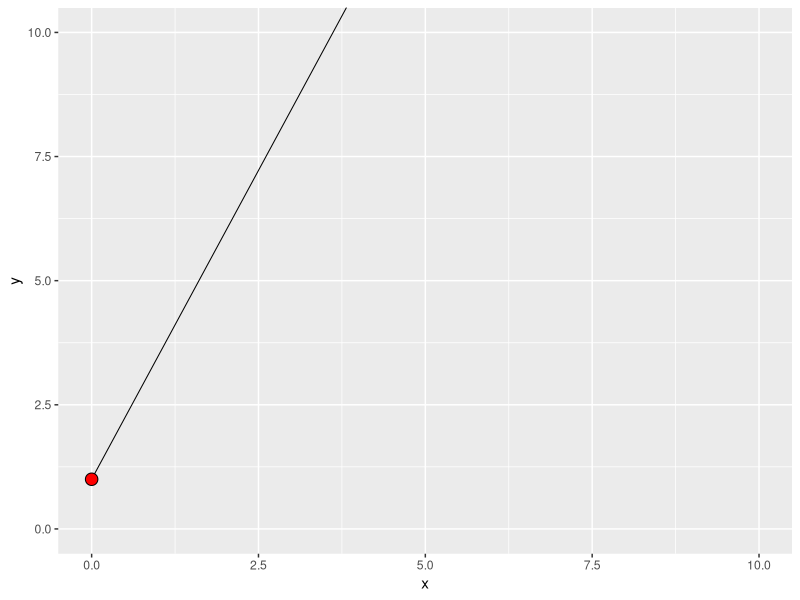

Generate this figure with R:
# |------------------------------------------------------------------------|
# | Project: Batlight Plot                                                 |
# | Script:   main script, based on Andrew's work                          |
# | Authors:  Davit Sargsyan                                               |   
# | Created:  08/04/2018                                                   |
# | Modified:                                                              |
# |------------------------------------------------------------------------|
# Sources:
# https://github.com/tidyverse/ggplot2/wiki/Creating-a-new-geom
# https://deepsense.ai/how-to-create-a-new-geom-for-ggplot2/
# https://github.com/tidyverse/ggplot2/blob/master/vignettes/extending-ggplot2.Rmd
# Best reference
# https://stackoverflow.com/questions/36156387/how-to-make-a-custom-ggplot2-geom-with-multiple-geometries

# Load dependencies----
require(ggplot2)
require(data.table)
require(ggforce)

require(proto)
require(grid)

GeomBatlight <- ggproto("GeomBatlight", 
                        Geom,
                        required_aes = c("x",
                                         "y",
                                         "x1",
                                         "y1"),
                        setup_data = function(self, 
                                              data, 
                                              params) {
                          data <- ggproto_parent(Geom, self)$setup_data(data, params)
                          print(data)
                          data
                        },
                        default_aes = aes(shape = 21,
                                          colour = "black",
                                          fill = "red"),
                        
                        draw_group = function(data,
                                              panel_params,
                                              coord) {
                          print(panel_params)
                          print(coord)
                          coords <- coord$transform(data, 
                                                    panel_params)
                          
                          obj1 <- grid::segmentsGrob(x0 = coords$x,
                                                     y0 = coords$y,
                                                     x1 = coords$x1,
                                                     y1 = coords$y1)

                          obj2 <- grid::pointsGrob(x = coords$x,
                                                   y = coords$y,
                                                   pch = coords$shape,
                                                   gp = grid::gpar(col = coords$colour,
                                                                   fill = coords$fill))
                          grobTree(obj1,
                                   obj2)

                          # obj1 <- grob(geom_segment(aes(x = coords$x, 
                          #                               y = coords$y,
                          #                               xend = coords$x1,
                          #                               yend = coords$y1)))
                          # obj2 <- grob(geom_point(aes(x = c(coords$x,
                          #                                   coords$x1),
                          #                             y = c(coords$y,
                          #                                   coords$y1))))
                          # return(gList(obj1,
                          #       obj2))
                          
                        })

geom_batlight <- function(mapping = NULL, 
                          data = NULL, 
                          stat = "identity",
                          position = "identity",
                          na.rm = FALSE, 
                          show.legend = NA, 
                          inherit.aes = TRUE, ...) {
  layer(geom = GeomBatlight, 
        mapping = mapping, 
        data = data, 
        stat = stat, 
        position = position, 
        show.legend = show.legend, 
        inherit.aes = inherit.aes,
        params = list(na.rm = na.rm, ...))
}

ggplot() + 
  geom_point() +
  geom_batlight(aes(x = 0,
                    y = 1,
                    x1 = 2,
                    y1 = 5)) +
  coord_cartesian(xlim = c(0, 10),
                  ylim = c(0, 10))
